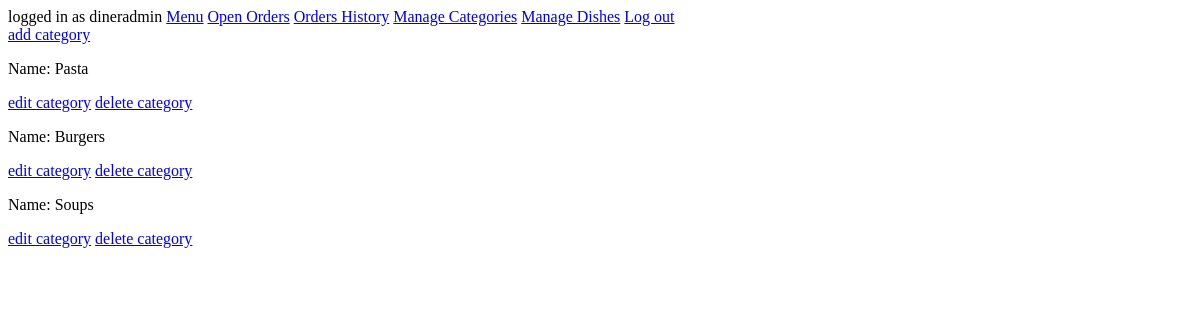
The app's page /backoffice/categories/ (signed in), older data.
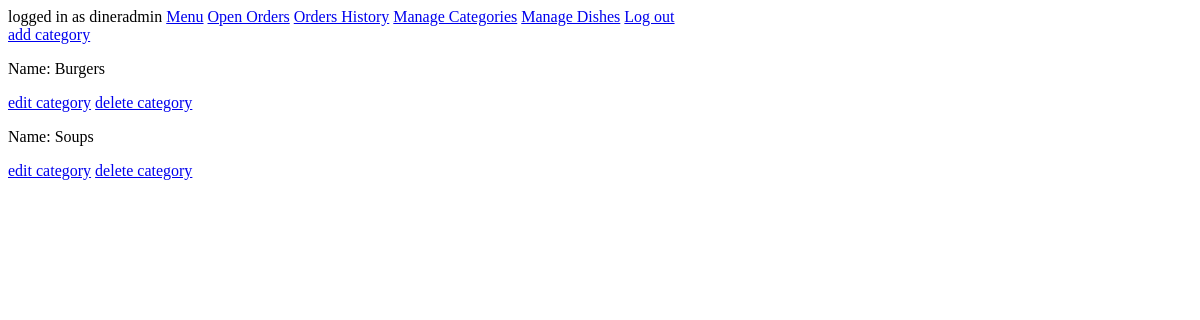
The same page, newer data.
### main/models.py (models this page shows, shortened)
class Category(models.Model):
    name = models.CharField(max_length=200, blank=False, unique=True)
    image = models.CharField(max_length=500)
    is_deleted = models.BooleanField(default=False)

### manage_categories/views.py (the view)
# urls.py: path('', views.show_categories, name="show_categories"),
@staff_member_required(login_url='backoffice_login')
def show_categories(request):
    all_categories = Category.objects.filter(is_deleted=False)
    return render(request, 'categories/show_categories.html', {'all_categories':all_categories})

### manage_categories/templates/categories/show_categories.html (shortened to what this page needs)
{% extends 'categories/layout.html' %}
{% block categories-content %}
<a href="{% url 'add_category' %}">add category</a>
{% for category in all_categories %}
    <p>Name: {{category.name}}</p>
    <a href="{% url 'edit_category' id=category.id %}">edit category</a>
    <a href="{% url 'delete_category' id=category.id %}">delete category</a>
{% endfor %}
{% endblock categories-content %}

Row changes from the older to the newer data that the page shows:
no longer on this page (row edited): Category: name "Pasta"
